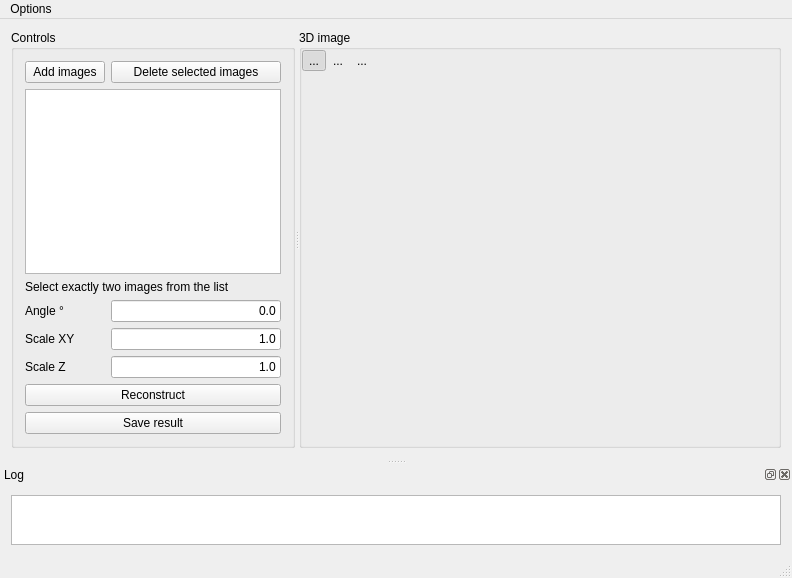
<?xml version="1.0" encoding="UTF-8"?>
<ui version="4.0">
 <class>MainWindow</class>
 <widget class="QMainWindow" name="MainWindow">
  <property name="geometry">
   <rect>
    <x>0</x>
    <y>0</y>
    <width>792</width>
    <height>578</height>
   </rect>
  </property>
  <property name="windowTitle">
   <string>Cybervision</string>
  </property>
  <widget class="QWidget" name="centralWidget">
   <layout class="QGridLayout" name="gridLayout">
    <item row="0" column="0">
     <widget class="QSplitter" name="splitter">
      <property name="sizePolicy">
       <sizepolicy hsizetype="Expanding" vsizetype="Expanding">
        <horstretch>0</horstretch>
        <verstretch>0</verstretch>
       </sizepolicy>
      </property>
      <property name="locale">
       <locale language="English" country="UnitedStates"/>
      </property>
      <property name="orientation">
       <enum>Qt::Horizontal</enum>
      </property>
      <widget class="QGroupBox" name="controlsGroupBox">
       <property name="sizePolicy">
        <sizepolicy hsizetype="Fixed" vsizetype="Expanding">
         <horstretch>0</horstretch>
         <verstretch>0</verstretch>
        </sizepolicy>
       </property>
       <property name="title">
        <string>Controls</string>
       </property>
       <layout class="QGridLayout" name="gridLayout_2">
        <item row="0" column="0">
         <widget class="QPushButton" name="addImageButton">
          <property name="locale">
           <locale language="English" country="UnitedStates"/>
          </property>
          <property name="text">
           <string>Add images</string>
          </property>
         </widget>
        </item>
        <item row="2" column="0" colspan="2">
         <widget class="QListWidget" name="imageList">
          <property name="locale">
           <locale language="English" country="UnitedStates"/>
          </property>
          <property name="selectionMode">
           <enum>QAbstractItemView::MultiSelection</enum>
          </property>
         </widget>
        </item>
        <item row="8" column="0" colspan="2">
         <widget class="QPushButton" name="startProcessButton">
          <property name="locale">
           <locale language="English" country="UnitedStates"/>
          </property>
          <property name="text">
           <string>Reconstruct</string>
          </property>
         </widget>
        </item>
        <item row="9" column="0" colspan="2">
         <widget class="QPushButton" name="saveButton">
          <property name="locale">
           <locale language="English" country="UnitedStates"/>
          </property>
          <property name="text">
           <string>Save result</string>
          </property>
         </widget>
        </item>
        <item row="0" column="1">
         <widget class="QPushButton" name="deleteImageButton">
          <property name="locale">
           <locale language="English" country="UnitedStates"/>
          </property>
          <property name="text">
           <string>Delete selected images</string>
          </property>
         </widget>
        </item>
        <item row="3" column="0" colspan="2">
         <widget class="QLabel" name="selectionHintLabel">
          <property name="locale">
           <locale language="English" country="UnitedStates"/>
          </property>
          <property name="text">
           <string>Select exactly two images from the list</string>
          </property>
         </widget>
        </item>
        <item row="5" column="1">
         <widget class="QLineEdit" name="scaleXYEdit">
          <property name="text">
           <string>1.0</string>
          </property>
          <property name="alignment">
           <set>Qt::AlignRight|Qt::AlignTrailing|Qt::AlignVCenter</set>
          </property>
         </widget>
        </item>
        <item row="5" column="0">
         <widget class="QLabel" name="sceleXYLabel">
          <property name="text">
           <string>Scale XY</string>
          </property>
         </widget>
        </item>
        <item row="6" column="0">
         <widget class="QLabel" name="scaleZlabel">
          <property name="text">
           <string>Scale Z</string>
          </property>
         </widget>
        </item>
        <item row="6" column="1">
         <widget class="QLineEdit" name="scaleZEdit">
          <property name="text">
           <string>1.0</string>
          </property>
          <property name="alignment">
           <set>Qt::AlignRight|Qt::AlignTrailing|Qt::AlignVCenter</set>
          </property>
         </widget>
        </item>
        <item row="4" column="0">
         <widget class="QLabel" name="angleLabel">
          <property name="text">
           <string>Angle °</string>
          </property>
         </widget>
        </item>
        <item row="4" column="1">
         <widget class="QLineEdit" name="angleEdit">
          <property name="text">
           <string>0.0</string>
          </property>
          <property name="alignment">
           <set>Qt::AlignRight|Qt::AlignTrailing|Qt::AlignVCenter</set>
          </property>
         </widget>
        </item>
       </layout>
      </widget>
      <widget class="QGroupBox" name="viewportGroupBox">
       <property name="sizePolicy">
        <sizepolicy hsizetype="MinimumExpanding" vsizetype="Expanding">
         <horstretch>5</horstretch>
         <verstretch>0</verstretch>
        </sizepolicy>
       </property>
       <property name="baseSize">
        <size>
         <width>400</width>
         <height>0</height>
        </size>
       </property>
       <property name="locale">
        <locale language="English" country="UnitedStates"/>
       </property>
       <property name="title">
        <string>3D image</string>
       </property>
       <layout class="QVBoxLayout" name="verticalLayout_2">
        <property name="spacing">
         <number>0</number>
        </property>
        <property name="margin">
         <number>0</number>
        </property>
        <item>
         <widget class="QFrame" name="toolbarFrame">
          <layout class="QFormLayout" name="formLayout_2">
           <property name="horizontalSpacing">
            <number>0</number>
           </property>
           <property name="verticalSpacing">
            <number>0</number>
           </property>
           <property name="margin">
            <number>0</number>
           </property>
           <item row="0" column="0">
            <widget class="QFrame" name="mouseModeFrame">
             <layout class="QFormLayout" name="formLayout">
              <property name="fieldGrowthPolicy">
               <enum>QFormLayout::AllNonFixedFieldsGrow</enum>
              </property>
              <property name="horizontalSpacing">
               <number>0</number>
              </property>
              <property name="verticalSpacing">
               <number>0</number>
              </property>
              <property name="margin">
               <number>0</number>
              </property>
              <item row="0" column="0">
               <widget class="QToolButton" name="rotateToolButton">
                <property name="toolTip">
                 <string>Rotate object</string>
                </property>
                <property name="text">
                 <string>...</string>
                </property>
                <property name="icon">
                 <iconset resource="../ReconstructionResources.qrc">
                  <normaloff>:/icons/UI/icons/arrow-circle.png</normaloff>:/icons/UI/icons/arrow-circle.png</iconset>
                </property>
                <property name="checkable">
                 <bool>true</bool>
                </property>
                <property name="checked">
                 <bool>true</bool>
                </property>
                <property name="autoExclusive">
                 <bool>true</bool>
                </property>
                <property name="autoRaise">
                 <bool>true</bool>
                </property>
               </widget>
              </item>
              <item row="0" column="1">
               <widget class="QToolButton" name="moveToolButton">
                <property name="toolTip">
                 <string>Move object</string>
                </property>
                <property name="text">
                 <string>...</string>
                </property>
                <property name="icon">
                 <iconset resource="../ReconstructionResources.qrc">
                  <normaloff>:/icons/UI/icons/arrow-move.png</normaloff>:/icons/UI/icons/arrow-move.png</iconset>
                </property>
                <property name="checkable">
                 <bool>true</bool>
                </property>
                <property name="autoExclusive">
                 <bool>true</bool>
                </property>
                <property name="autoRaise">
                 <bool>true</bool>
                </property>
               </widget>
              </item>
             </layout>
            </widget>
           </item>
           <item row="0" column="1">
            <widget class="QToolButton" name="gridToolButton">
             <property name="toolTip">
              <string>Show grid</string>
             </property>
             <property name="text">
              <string>...</string>
             </property>
             <property name="icon">
              <iconset resource="../ReconstructionResources.qrc">
               <normaloff>:/icons/UI/icons/grid.png</normaloff>:/icons/UI/icons/grid.png</iconset>
             </property>
             <property name="checkable">
              <bool>true</bool>
             </property>
             <property name="autoRaise">
              <bool>true</bool>
             </property>
            </widget>
           </item>
          </layout>
         </widget>
        </item>
        <item>
         <widget class="CybervisionViewer" name="openGLViewport" native="true">
          <property name="sizePolicy">
           <sizepolicy hsizetype="MinimumExpanding" vsizetype="MinimumExpanding">
            <horstretch>0</horstretch>
            <verstretch>0</verstretch>
           </sizepolicy>
          </property>
          <property name="locale">
           <locale language="English" country="UnitedStates"/>
          </property>
         </widget>
        </item>
       </layout>
      </widget>
     </widget>
    </item>
   </layout>
  </widget>
  <widget class="QStatusBar" name="statusBar">
   <property name="locale">
    <locale language="English" country="UnitedStates"/>
   </property>
  </widget>
  <widget class="QDockWidget" name="logDockWidget">
   <property name="locale">
    <locale language="English" country="UnitedStates"/>
   </property>
   <property name="windowTitle">
    <string>Log</string>
   </property>
   <attribute name="dockWidgetArea">
    <number>8</number>
   </attribute>
   <widget class="QWidget" name="dockWidgetContents">
    <layout class="QHBoxLayout" name="horizontalLayout_2">
     <item>
      <widget class="QPlainTextEdit" name="logTextEdit">
       <property name="sizePolicy">
        <sizepolicy hsizetype="Expanding" vsizetype="Ignored">
         <horstretch>0</horstretch>
         <verstretch>0</verstretch>
        </sizepolicy>
       </property>
       <property name="minimumSize">
        <size>
         <width>0</width>
         <height>50</height>
        </size>
       </property>
       <property name="locale">
        <locale language="English" country="UnitedStates"/>
       </property>
       <property name="undoRedoEnabled">
        <bool>false</bool>
       </property>
       <property name="readOnly">
        <bool>true</bool>
       </property>
      </widget>
     </item>
    </layout>
   </widget>
  </widget>
  <widget class="QMenuBar" name="menuBar">
   <property name="geometry">
    <rect>
     <x>0</x>
     <y>0</y>
     <width>792</width>
     <height>21</height>
    </rect>
   </property>
   <property name="locale">
    <locale language="English" country="UnitedStates"/>
   </property>
   <widget class="QMenu" name="menuOptions">
    <property name="locale">
     <locale language="English" country="UnitedStates"/>
    </property>
    <property name="title">
     <string>Options</string>
    </property>
    <addaction name="actionShowlog"/>
    <addaction name="actionPrefer_scale_from_metadata"/>
   </widget>
   <addaction name="menuOptions"/>
  </widget>
  <action name="actionShowlog">
   <property name="checkable">
    <bool>true</bool>
   </property>
   <property name="text">
    <string>Show log</string>
   </property>
   <property name="toolTip">
    <string>Show the log</string>
   </property>
  </action>
  <action name="actionPrefer_scale_from_metadata">
   <property name="checkable">
    <bool>true</bool>
   </property>
   <property name="checked">
    <bool>true</bool>
   </property>
   <property name="text">
    <string>Prefer scale from metadata</string>
   </property>
  </action>
 </widget>
 <layoutdefault spacing="6" margin="11"/>
 <customwidgets>
  <customwidget>
   <class>CybervisionViewer</class>
   <extends>QWidget</extends>
   <header>UI/cybervisionviewer.h</header>
   <container>1</container>
  </customwidget>
 </customwidgets>
 <resources>
  <include location="../ReconstructionResources.qrc"/>
 </resources>
 <connections/>
</ui>
